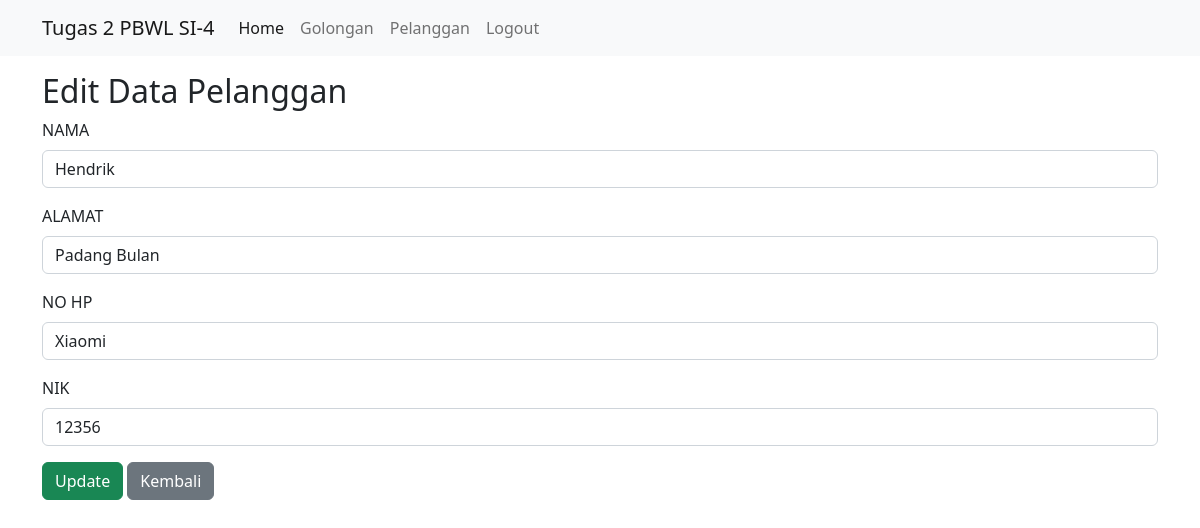
The app's page /pelanggan/edit/1 with its own data.
### tables this page shows
CREATE TABLE `tb_pelanggan` (
  `pel_id` int(11) NOT NULL,
  `pel_id_gol` tinyint(3) DEFAULT NULL,
  `pel_no` varchar(20) NOT NULL,
  `pel_nama` varchar(50) DEFAULT NULL,
  `pel_alamat` text DEFAULT NULL,
  `pel_hp` varchar(20) DEFAULT NULL,
  `pel_ktp` varchar(50) DEFAULT NULL,
  `pel_seri` varchar(50) DEFAULT NULL,
  `pel_meteran` int(11) DEFAULT NULL,
  `pel_aktif` enum('Y','N') DEFAULT NULL,
  `pel_id_user` int(11) DEFAULT NULL,
  `created_at` timestamp NOT NULL DEFAULT current_timestamp() ON UPDATE current_timestamp(),
  `update_at` datetime DEFAULT NULL
);

### app/core/Controller.php (called while the page is built, shortened)
<?php
class Controller
{
	public function home($view, $data = [])
	{
		require_once ROOT . "layouts/home.php";
	}
}

### app/controllers/Pelanggan.php (called while the page is built, shortened)
<?php
class Pelanggan extends Controller
{
    protected object $model;
    public function __construct() {
        $this->model = new \App\Models\Pelanggan();
    }
    public function edit($id)
    {
        $data['row'] = $this->model->edit($id);
        $this->home('pelanggan/edit', $data);
    }
}

### index.php (called while the page is built, shortened)
<?php
new App\Core\Bootstrap();

### app/core/Model.php (called while the page is built, shortened)
<?php
class Model
{
	public function __construct()
	{
		try {
			$this->db = new PDO("mysql:host=localhost;dbname=tugas2pbwl_kosma", "root", "");
		} catch (Exception $e) {
			die("error! " . $e->getMessage());
		}
	}
}

### app/models/Pelanggan.php (called while the page is built, shortened)
<?php
class Pelanggan extends Model
{
      public function edit($id)
      {
            $sql = "SELECT * FROM tb_pelanggan WHERE pel_id=:pel_id";
            $stmt = $this->db->prepare($sql);
            $stmt->bindParam(":pel_id", $id);
            $stmt->execute();
            $data = $stmt->fetch();
            return $data;
      }
}

### app/views/pelanggan/edit.php (the view, shortened to what this page needs)
<h2>Edit Data Pelanggan</h2>
<form action="<?php echo URL; ?>/pelanggan/update" method="POST">
    <div class="mb-3">
        <label class="form-label">NAMA</label>
        <input type="text" class="form-control" name="pel_nama" value="<?php echo $data['row']['pel_nama']; ?>" required>
    </div>
    <div class="mb-3">
        <label class="form-label">ALAMAT</label>
        <input type="text" class="form-control" name="pel_alamat" value="<?php echo $data['row']['pel_alamat']; ?>">
    </div>
    <div class="mb-3">
        <label class="form-label">NO HP</label>
        <input type="text" class="form-control" name="pel_hp" value="<?php echo $data['row']['pel_hp']; ?>">
    </div>
    <div class="mb-3">
        <label class="form-label">NIK</label>
        <input type="text" class="form-control" name="pel_ktp" value="<?php echo $data['row']['pel_ktp']; ?>">
    </div>
    <button type="submit" class="btn btn-success" name="btn_update">Update</button>
    <a href="<?php echo URL; ?>/pelanggan" class="btn btn-secondary">Kembali</a>
</form>

### records on screen
tb_pelanggan: pel_nama "Hendrik", pel_alamat "Padang Bulan", pel_hp "Xiaomi", pel_ktp "12356"
